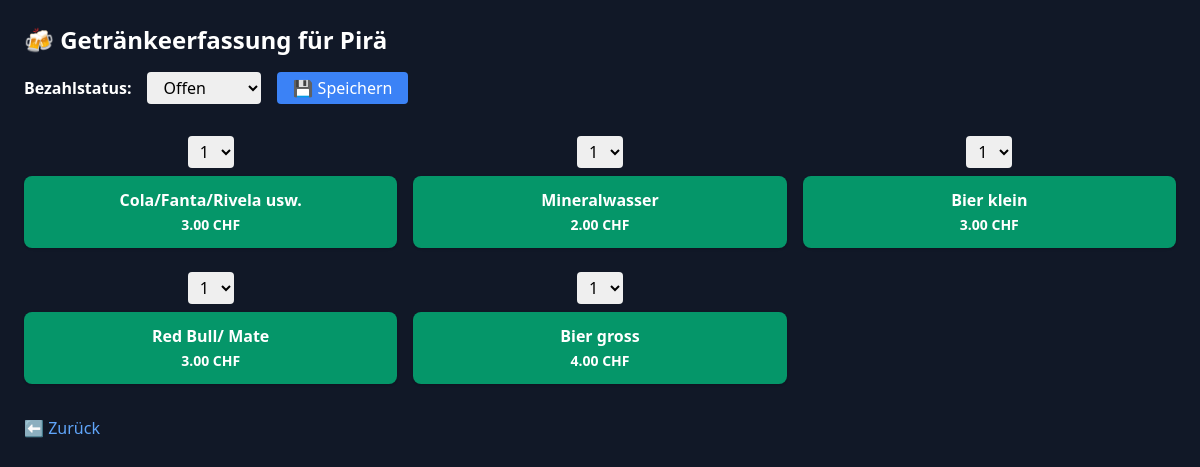
Before: /verkauf/7 with the older database file.
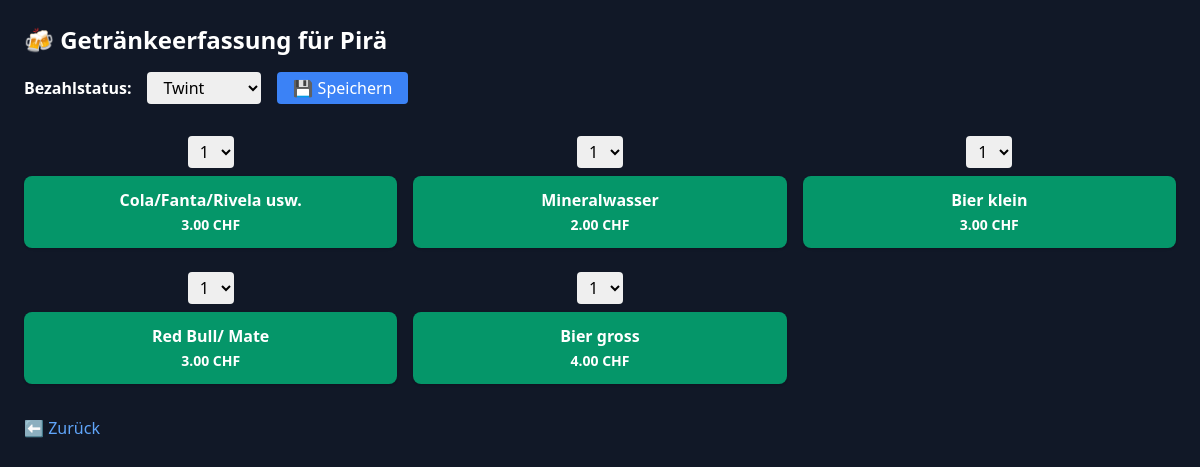
After: the same page with the newer database file.
### app/models.py (models this page shows)
class TeilnehmerEvent(db.Model):
    id = db.Column(db.Integer, primary_key=True)
    event_id = db.Column(db.Integer, db.ForeignKey('event.id'), nullable=False)
    teilnehmer_id = db.Column(db.Integer, db.ForeignKey('teilnehmer.id'), nullable=False)
    bezahlt_status = db.Column(db.String(20), default="offen", nullable=False)
    event = db.relationship("Event", backref="teilnehmerzuordnung")
    teilnehmer = db.relationship("Teilnehmer", backref="events")

### app/routes.py (the view, shortened to what this page needs)
@app.route("/verkauf/<int:teilnehmer_event_id>", methods=["GET", "POST"])
def verkauf(teilnehmer_event_id):
    eintrag = TeilnehmerEvent.query.get_or_404(teilnehmer_event_id)
    getraenke = Getraenk.query.order_by(Getraenk.kategorie, Getraenk.name).all()
    return render_template("verkauf_form.html", eintrag=eintrag, getraenke=getraenke)

### app/templates/verkauf_form.html (shortened to what this page needs)
<!DOCTYPE html>
<html lang="de">
<head>
    <link href="https://cdn.jsdelivr.net/npm/tailwindcss@2.2.19/dist/tailwind.min.css" rel="stylesheet">
</head>
<body class="bg-gray-900 text-white min-h-screen p-6">
    <h1 class="text-2xl font-bold mb-4">🍻 Getränkeerfassung für {{ eintrag.teilnehmer.name }}</h1>
    <div class="mb-6">
        <form action="{{ url_for('update_status', teilnehmer_event_id=eintrag.id) }}" method="post" class="flex items-center space-x-4">
            <label for="status" class="font-semibold">Bezahlstatus:</label>
            <select name="status" id="status" class="text-black rounded px-3 py-1">
                <option value="offen" {% if eintrag.bezahlt_status == 'offen' %}selected{% endif %}>Offen</option>
                <option value="twint" {% if eintrag.bezahlt_status == 'twint' %}selected{% endif %}>Twint</option>
            </select>
            <button type="submit" class="bg-blue-500 hover:bg-blue-600 text-white px-4 py-1 rounded">💾 Speichern</button>
        </form>
    </div>
    <div class="grid grid-cols-2 md:grid-cols-3 gap-4">
        {% for getraenk in getraenke %}
        <form action="{{ url_for('verkauf', teilnehmer_event_id=eintrag.id) }}" method="post" class="flex flex-col items-center space-y-2">
            <select name="menge" class="text-black px-2 py-1 rounded">
                {% for i in range(1, 6) %}
                    <option value="{{ i }}">{{ i }}</option>
                {% endfor %}
            </select>
            <button type="submit" class="w-full bg-green-600 hover:bg-green-700 text-white font-bold py-3 px-4 rounded-lg shadow">
                {{ getraenk.name }}<br>
                <span class="text-sm">{{ "%.2f"|format(getraenk.preis) }} CHF</span>
            </button>
        </form>
        {% endfor %}
    </div>
    <a href="{{ url_for('event_start', event_id=eintrag.event.id) }}" class="block mt-8 text-blue-400 hover:text-blue-600">⬅️ Zurück</a>
</body>
</html>

Changed rows visible on the page:
changed TeilnehmerEvent: status "Offen" → "Twint"
